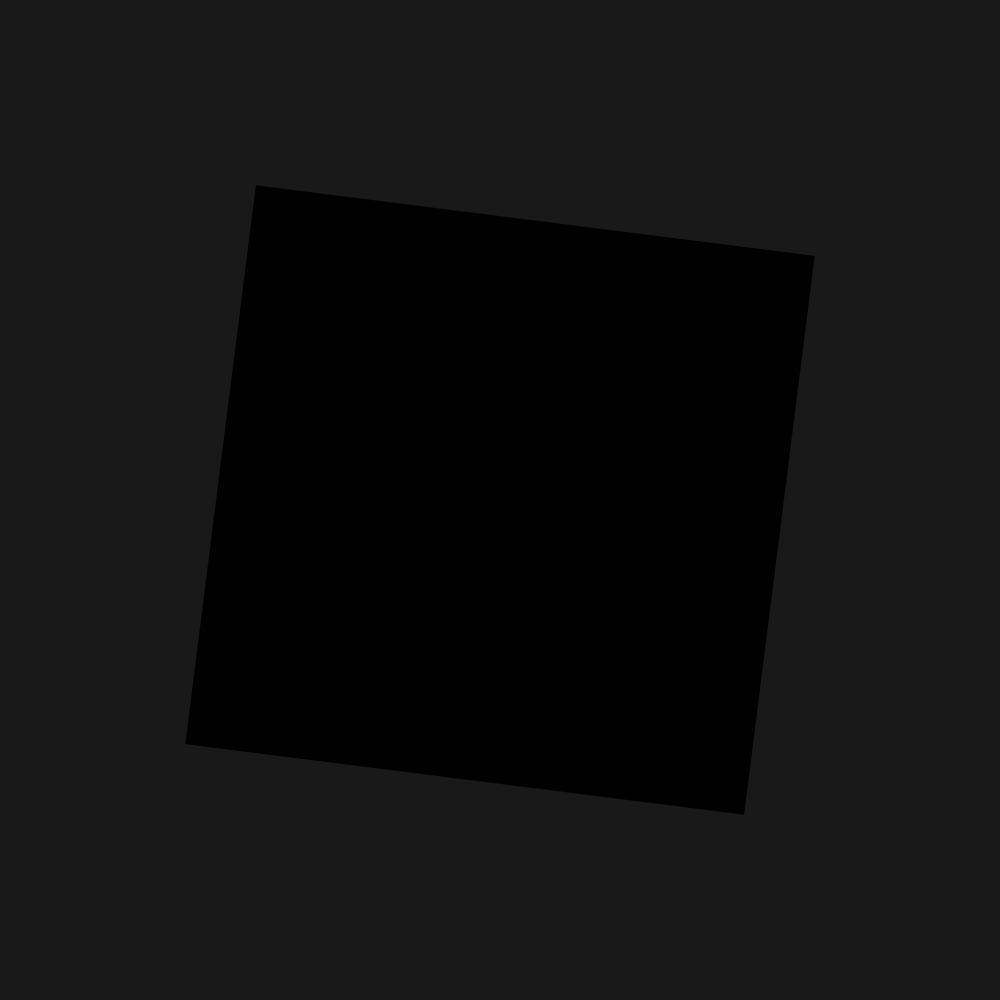
Frame 1 (no input)
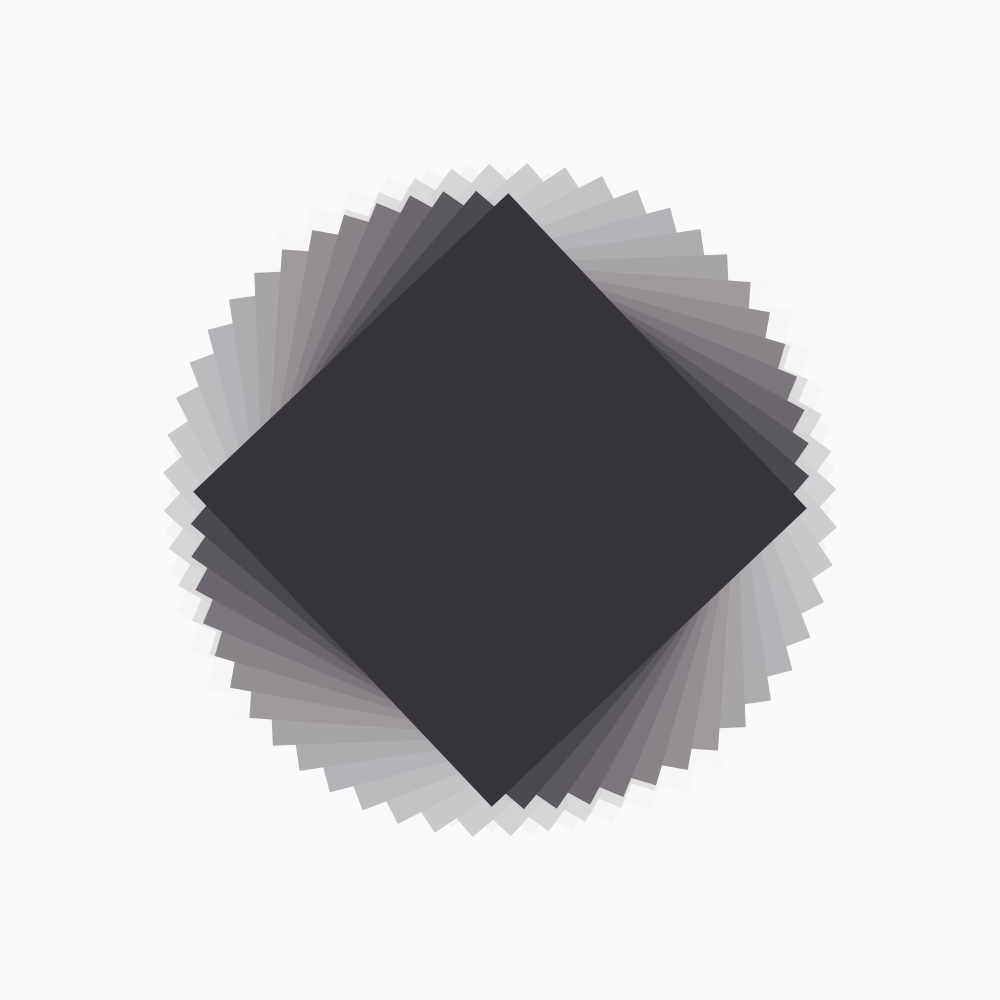
Frame 60 (the mouse pressed at the canvas centre just before this capture)
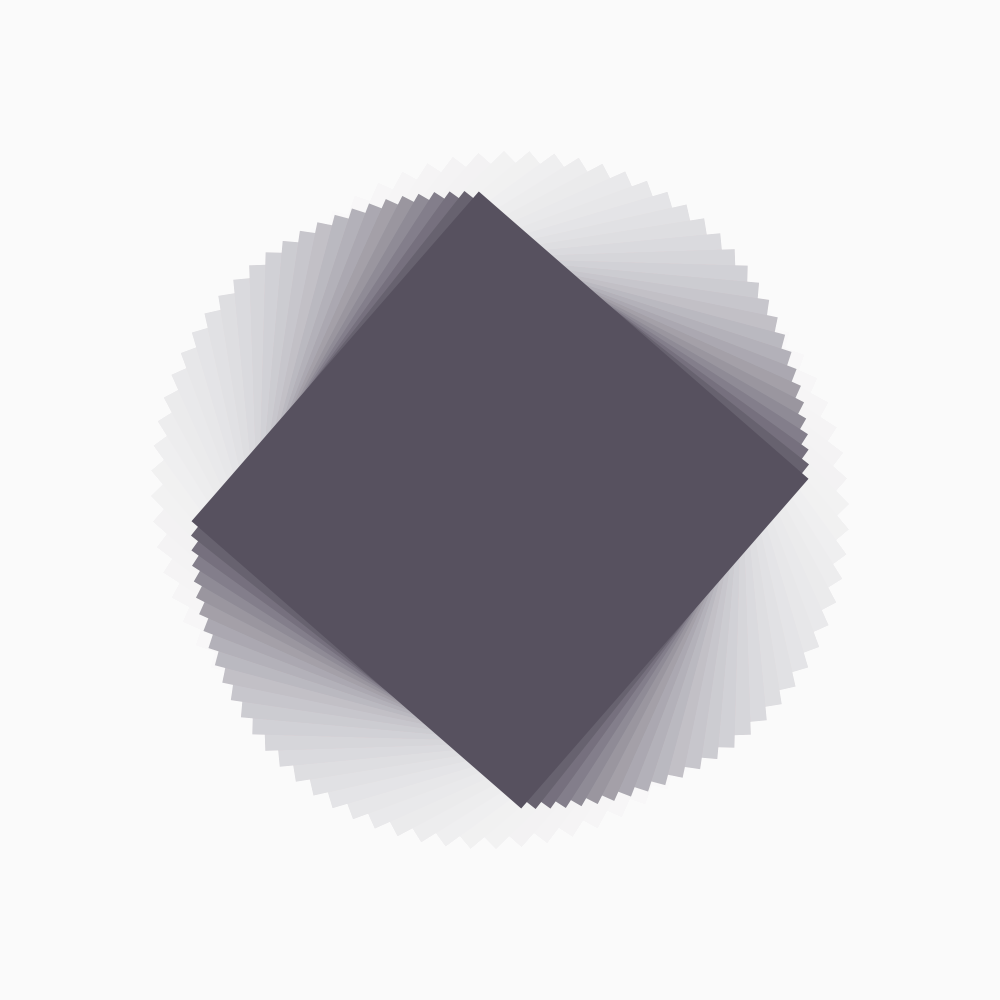
Frame 120 (the mouse held since frame 60 and released just before this capture)

The Processing sketch that drew these frames (run headless with seeded random() and noise(); from frame 60 on, the mouse is pressed at the canvas centre):

// Processing sketch: project6_noodle_261021b
// ── project6_noodle_261021b.pde
color sqFill = #000000;

void setup(){
  size(1000, 1000);
  rectMode(CENTER);
  
  noStroke();
  background(#000000);
}

void draw(){
  fill(#FFFFFF, 25);
  square(width/2, height/2, width * 1.1);
  
  translate(width/2, height/2);
  
  float rotationAmount = sin(frameCount * 0.01) * TAU * 2;
  float size = map(noise(frameCount * 0.01), 0, 1, width * .2, width * .8);
  rotate(rotationAmount);
  
  color randomColor = color(random(255), random(255), random(255));
  sqFill = lerpColor(sqFill, randomColor, 0.01);

  fill(sqFill);
  
  square(0, 0, size);
}
